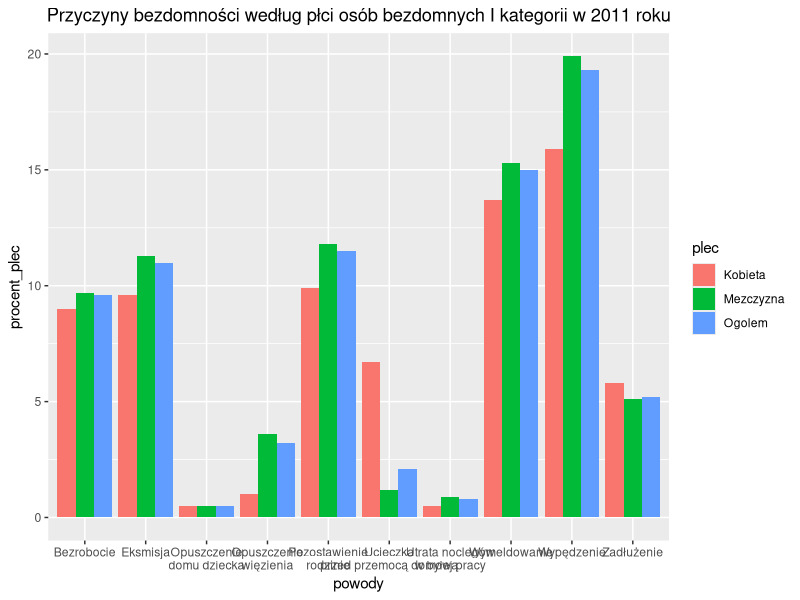

Here is the R script that generated this plot:
library(ggplot2)
powody <- rep(c("Wypędzenie", "Wymeldowanie", "Pozostawienie\nrodzinie", "Eksmisja",
            "Bezrobocie", "Zadłużenie", "Opuszczenie\nwięzienia", "Ucieczka\nprzed przemocą domową",
            "Utrata noclegów\nw byłej pracy", "Opuszczenie\ndomu dziecka"), 3)
plec <- c(rep("Kobieta", 10), rep("Mezczyzna", 10), rep("Ogolem", 10))
procent_plec <- c(15.9, 13.7, 9.9, 9.6, 9, 5.8, 1, 6.7, 0.5, 0.5, 19.9, 15.3, 11.8, 
                  11.3, 9.7, 5.1, 3.6, 1.2, 0.9, 0.5, 19.3, 15, 11.5, 11, 9.6, 5.2, 3.2, 2.1, 0.8, 0.5)

dane = data.frame(powody, plec, procent_plec)

ggplot(dane, aes(fill=plec, y=procent_plec, x=powody)) +
  geom_bar(position="dodge", stat="identity") +
  ggtitle("Przyczyny bezdomności według płci osób bezdomnych I kategorii w 2011 roku") +
  theme(plot.title = element_text(hjust = 0.5))

